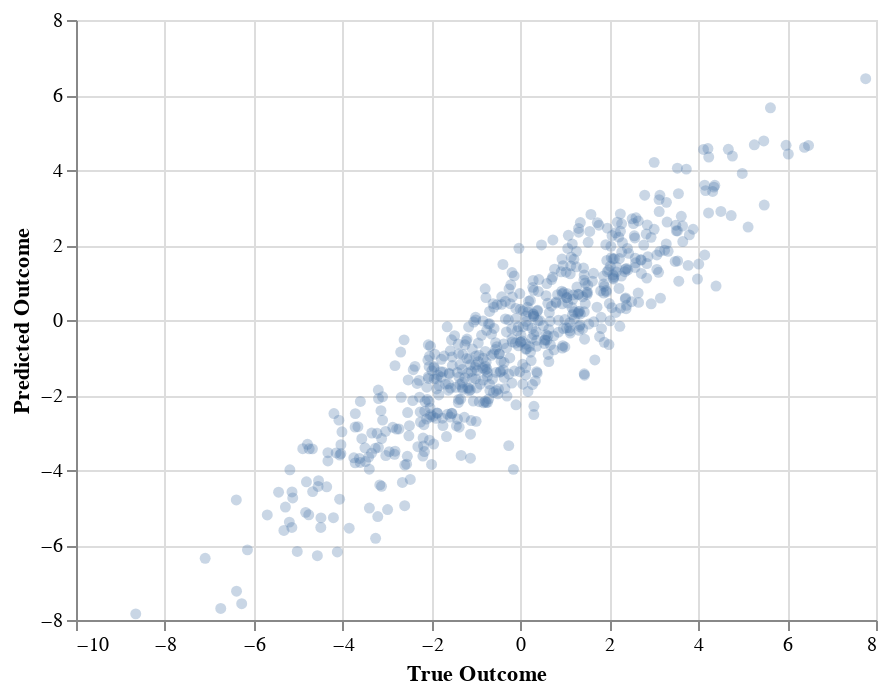

The notebook cell this image was saved under:
### Code cell
df = pd.DataFrame({
    'Predicted Outcome': y_test_pred[:, 0],
    'True Outcome': y_test
})
alt.Chart(df).mark_point(filled=True, opacity=0.3).encode(
    alt.X('True Outcome:Q'),
    alt.Y('Predicted Outcome:Q')
)

### Figure 1 — Vega-Lite specification as saved in the notebook (floating-point values rounded to 4 significant figures; data arrays with more than 128 entries replaced by an {"elided": "..."} marker saying what was removed)
{"$schema": "https://vega.github.io/schema/vega-lite/v3.4.0.json", "config": {"mark": {"tooltip": null}, "view": {"height": 300, "width": 400}}, "data": {"name": "data-af92b0e1910daca03ede49e67a725d21"}, "datasets": {"data-af92b0e1910daca03ede49e67a725d21": {"elided": "600 records"}}, "encoding": {"x": {"field": "True Outcome", "type": "quantitative"}, "y": {"field": "Predicted Outcome", "type": "quantitative"}}, "mark": {"filled": true, "opacity": 0.3, "type": "point"}}
